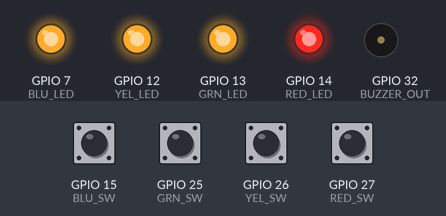
The sketch below on a simulated ESP32. Shown: output pins drawn as LEDs (lit = HIGH), buzzer (waves = sounding). The inputs (shaded band) are chosen by the test bench; at power-on: GPIO 15 (BLU_SW), GPIO 25 (GRN_SW), GPIO 26 (YEL_SW), GPIO 27 (RED_SW) HIGH. Nothing arrives over Bluetooth unless stated; a phone connects over Bluetooth LE 3 s after start.

Above: at 3.2 s.
3.3 s: GPIO 15 (BLU_SW) pulled LOW for 0.15 s
At 6.75 s:
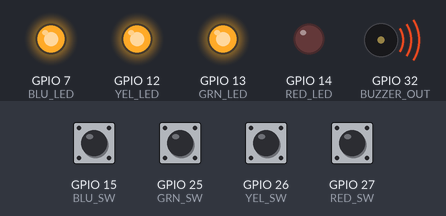
8.6 s: GPIO 25 (GRN_SW) pulled LOW for 0.15 s
At 8.95 s:
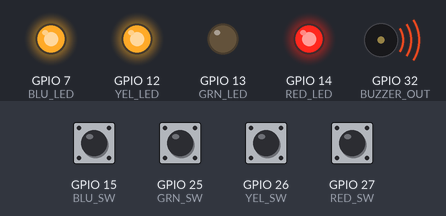
11.6 s: GPIO 26 (YEL_SW) pulled LOW for 0.15 s
At 18.05 s:
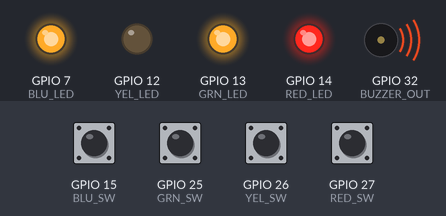
Timing chart, 0 to 19.8 s (numbered marks = the images above; inputs shaded):
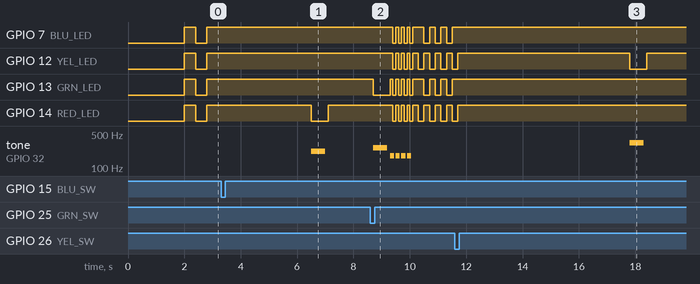

The sketch:

Simon.ino
```cpp
//
// This is the Adafruit Qt Pi ESP32 code
//

#include <BLEDevice.h>
#include <BLEUtils.h>
#include <BLEServer.h>
#include <BLE2902.h>

#define SERVICE_UUID        "4fafc201-1fb5-459e-8fcc-c5c9c331914b"
#define SEQCOUNT_CHAR_UUID  "beb5483e-36e1-4688-b7f5-ea07361b26a8"
#define MAX_LEN_CHAR_UUID   "beb5483f-36e1-4688-b7f5-ea07361b26a8"
#define KEY_TIMEOUT_UUID    "beb54840-36e1-4688-b7f5-ea07361b26a8"

#define RED_LED 14
#define GRN_LED 13
#define YEL_LED 12
#define BLU_LED 7
#define RED_SW 27
#define GRN_SW 25
#define YEL_SW 26
#define BLU_SW 15

#define BUZZER_OUT 32

#define WAITING_FOR_CONNECTION 0
#define WAITING_FOR_START 1
#define ACTIVE_GAME 2

#define MAX_POSSIBLE_SEQ_LEN 40
#define INITIAL_MAX_SEQ_LEN  16
#define INITIAL_KEY_TMIEOUT 2000

const int flashPort[4] = {RED_LED, GRN_LED, YEL_LED, BLU_LED};
const int tones[4] = { 220, 261, 329, 392 };

BLEServer *pServer;
BLEService *pService;
BLECharacteristic *pCharacteristic;
bool deviceConnected = false;

int sequence[MAX_POSSIBLE_SEQ_LEN + 1];
int seqLen = 0;
int maxSeqLen = INITIAL_MAX_SEQ_LEN;
int maxKeyTimeout = INITIAL_KEY_TMIEOUT;
int playing = WAITING_FOR_CONNECTION;
bool flashState = false;

class ServerCallbacks: public BLEServerCallbacks {
    void onConnect(BLEServer* pServer) {
      deviceConnected = true;
    };

    void onDisconnect(BLEServer* pServer) {
      deviceConnected = false;
    }
};

class MaxSeqLenCallback: public BLECharacteristicCallbacks {
    void onWrite(BLECharacteristic *pCharacteristic) {
      String value = pCharacteristic->getValue();
      if (value.length() > 0) {
        maxSeqLen = (int)value[0];
      }
    }
};

class KeyTimeoutCallback: public BLECharacteristicCallbacks {
    void onWrite(BLECharacteristic *pCharacteristic) {
      String value = pCharacteristic->getValue();
      if (value.length() > 0) {
        maxKeyTimeout = (int)value[0] * 1000;
      }
    }
};

void setup() {
  Serial.begin(115200);

  BLEDevice::init("SimonGame");
  pServer = BLEDevice::createServer();
  pServer->setCallbacks(new ServerCallbacks());

  pService = pServer->createService(SERVICE_UUID);
  pCharacteristic = pService->createCharacteristic(SEQCOUNT_CHAR_UUID, BLECharacteristic::PROPERTY_READ | BLECharacteristic::PROPERTY_NOTIFY);
  pCharacteristic->addDescriptor(new BLE2902());

  BLECharacteristic *pChar;
  pChar = pService->createCharacteristic(MAX_LEN_CHAR_UUID, BLECharacteristic::PROPERTY_WRITE);
  pChar->setCallbacks(new MaxSeqLenCallback());
  pChar = pService->createCharacteristic(KEY_TIMEOUT_UUID, BLECharacteristic::PROPERTY_WRITE);
  pChar->setCallbacks(new KeyTimeoutCallback());

  pService->start();
  BLEAdvertising *pAdvertising = BLEDevice::getAdvertising();
  pAdvertising->addServiceUUID(SERVICE_UUID);
  pAdvertising->setScanResponse(true);
  pAdvertising->setMinPreferred(0x06);  // functions that help with iPhone connections issue
  pAdvertising->setMinPreferred(0x12);
  BLEDevice::startAdvertising();

  pinMode(RED_LED, OUTPUT);
  pinMode(GRN_LED, OUTPUT);
  pinMode(BLU_LED, OUTPUT);
  pinMode(YEL_LED, OUTPUT);
  pinMode(RED_SW, INPUT_PULLUP);
  pinMode(GRN_SW, INPUT_PULLUP);
  pinMode(BLU_SW, INPUT_PULLUP);
  pinMode(YEL_SW, INPUT_PULLUP);
  delay(2000);
  digitalWrite(RED_LED, HIGH);
  digitalWrite(GRN_LED, HIGH);
  digitalWrite(BLU_LED, HIGH);
  digitalWrite(YEL_LED, HIGH);
}

void extendSequence() {
  int val = millis();
  val &= 3;
  if (seqLen > 0 && sequence[seqLen-1] == val) {
    val = (val + 1) & 3;
  }
  sequence[seqLen] = val;
  seqLen += 1;
}

void light(int n, int val) {
  int port = flashPort[n];
  digitalWrite(port, val);
}

void clearLights() {
  for (int i=0; i<4; i++) {
    light(i, HIGH);
  }
}

void flash(int n) {
  delay(100);
  light(n, LOW);
  tone(BUZZER_OUT, tones[n], 500);
  delay(600);
  light(n, HIGH);
}

void flashFailure() {
  for (int i=0; i<4; i++) {
    tone(BUZZER_OUT, 180, 150);
    delay(100);
    digitalWrite(RED_LED, LOW);
    digitalWrite(GRN_LED, LOW);
    digitalWrite(BLU_LED, LOW);
    digitalWrite(YEL_LED, LOW);
    delay(100);
    digitalWrite(RED_LED, HIGH);
    digitalWrite(GRN_LED, HIGH);
    digitalWrite(BLU_LED, HIGH);
    digitalWrite(YEL_LED, HIGH);
  }
}

void flashComplete() {
  for (int i=0; i<4; i++) {
    tone(BUZZER_OUT, 392, 350);
    delay(200);
    digitalWrite(RED_LED, LOW);
    digitalWrite(GRN_LED, LOW);
    digitalWrite(BLU_LED, LOW);
    digitalWrite(YEL_LED, LOW);
    delay(200);
    digitalWrite(RED_LED, HIGH);
    digitalWrite(GRN_LED, HIGH);
    digitalWrite(BLU_LED, HIGH);
    digitalWrite(YEL_LED, HIGH);
  }
}

bool anyKeyPressed() {
  int val;
  while (true) {
    if (digitalRead(RED_SW) == LOW) {
      return true;
    }
    if (digitalRead(GRN_SW) == LOW) {
      return true;
    }
    if (digitalRead(YEL_SW) == LOW) {
      return true;
    }
    if (digitalRead(BLU_SW) == LOW) {
      return true;
    }
    break;
  }
  return false;
}

int readInput() {
  int val = -1;
  long now = millis();
  while (millis() - now < maxKeyTimeout) {
    if (digitalRead(RED_SW) == LOW) {
      continue;
    }
    if (digitalRead(GRN_SW) == LOW) {
      continue;
    }
    if (digitalRead(YEL_SW) == LOW) {
      continue;
    }
    if (digitalRead(BLU_SW) == LOW) {
      continue;
    }
    break;
  }
  while (millis() - now < maxKeyTimeout) {
    if (digitalRead(RED_SW) == LOW) {
      val = 0;
      break;
    }
    if (digitalRead(GRN_SW) == LOW) {
      val = 1;
      break;
    }
    if (digitalRead(YEL_SW) == LOW) {
      val = 2;
      break;
    }
    if (digitalRead(BLU_SW) == LOW) {
      val = 3;
      break;
    }
  }
  if (val != -1) {
    flash(val);
  }
  return val;
}

void delayForRandomTime() {
  int d = millis() % 8;
  d += 6;
  d *= 500;
  delay(d);
}

bool readAndCheckInput() {
  for (int i=0; i<seqLen; i++) {
    int val = readInput();
    if (val != sequence[i]) {
      return false;
    }
  }
  return true;
}

void playSequence() {
  for (int i=0; i<seqLen; i++) {
    flash(sequence[i]);
  }
}

int deviceDisconnected() {
  if (deviceConnected == false) {
    playing = WAITING_FOR_CONNECTION;
    delay(500);
    pServer->startAdvertising();
  }
  return deviceConnected == false;
}

void loop() {
  switch (playing) {
    case WAITING_FOR_CONNECTION:
      delay(400);
      digitalWrite(RED_LED, flashState);
      digitalWrite(GRN_LED, flashState);
      digitalWrite(BLU_LED, flashState);
      digitalWrite(YEL_LED, flashState);
      flashState = !flashState;
      if (deviceConnected == true) {
        playing = WAITING_FOR_START;
        clearLights();
      }
      break;
    case WAITING_FOR_START:
      if (deviceDisconnected()) {
        break;
      }
      delay(200);
      digitalWrite(RED_LED, flashState);
      digitalWrite(GRN_LED, !flashState);
      digitalWrite(BLU_LED, !flashState);
      digitalWrite(YEL_LED, flashState);
      flashState = !flashState;
      if (anyKeyPressed()) {
        seqLen = 0;
        playing = ACTIVE_GAME;
        clearLights();
      }
      break;
    case ACTIVE_GAME:
      if (deviceDisconnected()) {
        break;
      }
      if (seqLen < maxSeqLen) {
        delayForRandomTime();
        extendSequence();
        playSequence();

        String msg;
        if (readAndCheckInput()) {
          msg = "Success:";
        } else {
          msg = "Failure:";
          flashFailure();
          seqLen = 0;
          playing = WAITING_FOR_START;
        }
        msg = msg + seqLen;
        pCharacteristic->setValue(msg);
        pCharacteristic->notify();
      } else {
        pCharacteristic->setValue("Complete");
        pCharacteristic->notify();
        flashComplete();
        playing = WAITING_FOR_START;
      }
      break;
    }
  }
```

Measured:
- after the input at 3.3 s, GPIO 7 (BLU_LED), GPIO 12 (YEL_LED), GPIO 13 (GRN_LED): stops changing and stays HIGH; tone on GPIO 32 (BUZZER_OUT): silent → 220 Hz after 3.2 s, → silent 0.50 s later
- after the input at 11.6 s, GPIO 7 (BLU_LED), GPIO 13 (GRN_LED): stops changing and stays HIGH; GPIO 14 (RED_LED): goes on until 11.7 s, then stays HIGH; tone on GPIO 32 (BUZZER_OUT): silent → 329 Hz after 6.2 s, → silent 0.50 s later
